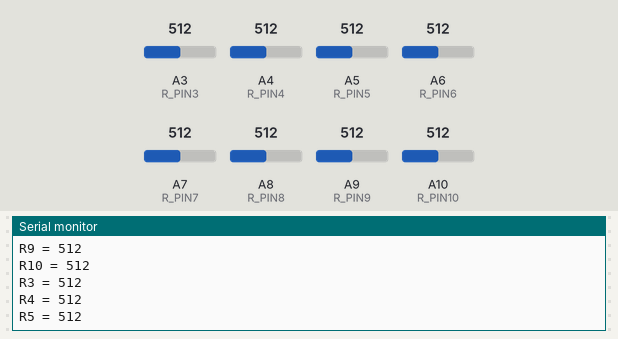
The sketch below on a simulated Arduino Mega 2560, built with avr-gcc and run on an emulated ATmega2560. Parts: the last lines printed to the serial monitor. The test bench sets the inputs (shaded band); at power-on: A3 (R_PIN3) = 512, A4 (R_PIN4) = 512, A5 (R_PIN5) = 512, A6 (R_PIN6) = 512, A7 (R_PIN7) = 512, A8 (R_PIN8) = 512, A9 (R_PIN9) = 512, A10 (R_PIN10) = 512.

Above: at 1.2 s.
1.3 s: A3 (R_PIN3) set to 716
At 1.38 s:
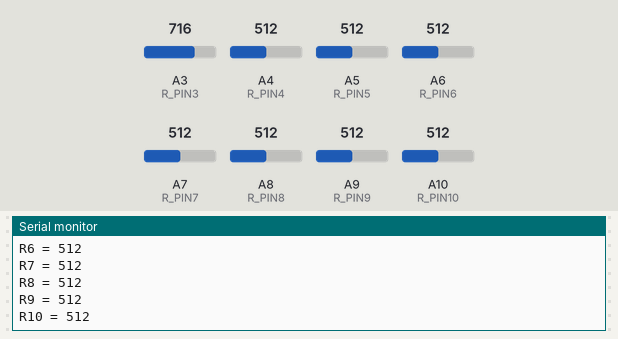
2.8 s: A4 (R_PIN4) set to 716
4.3 s: A5 (R_PIN5) set to 716
5.8 s: A6 (R_PIN6) set to 716
7.3 s: A7 (R_PIN7) set to 716
8.8 s: A8 (R_PIN8) set to 716
At 9.08 s:
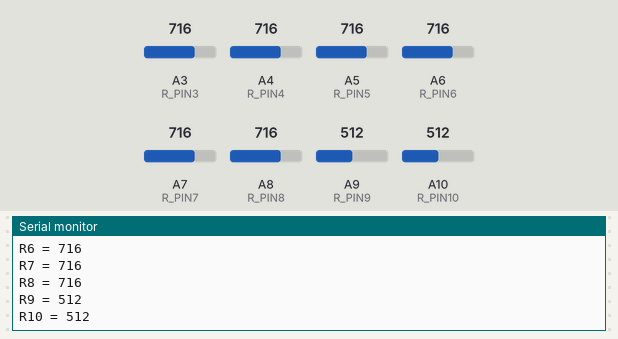
Timing chart, 0 to 11.3 s (numbered marks = the images above; inputs shaded):
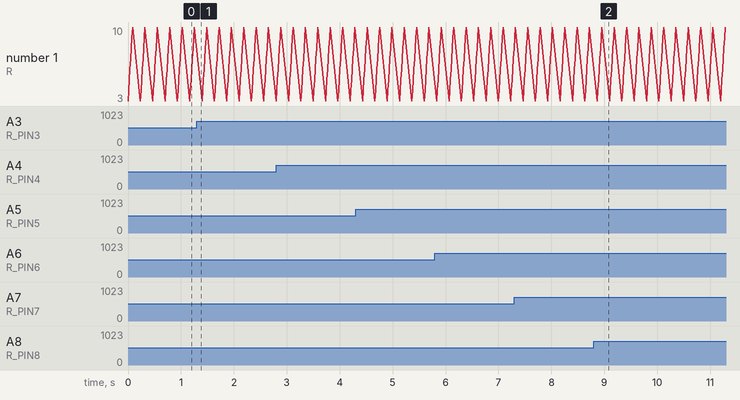

Measured:
- after the input at 8.8 s, the serial monitor: prints a new line after 0.13 s (image 2)

The sketch:

test_photoR.ino
```cpp
#define R_PIN1        A1
#define R_PIN2        A2
#define R_PIN3        A3
#define R_PIN4        A4
#define R_PIN5        A5
#define R_PIN6        A6
#define R_PIN7        A7
#define R_PIN8        A8
#define R_PIN9        A9
#define R_PIN10       A10


void setup() {
   // initialise la communication avec le PC
   Serial.begin(9600);

   // initialise les broches
   pinMode(R_PIN1, INPUT);
   pinMode(R_PIN2, INPUT);
   pinMode(R_PIN3, INPUT);
   pinMode(R_PIN4, INPUT);
   pinMode(R_PIN5, INPUT);
   pinMode(R_PIN6, INPUT);
   pinMode(R_PIN7, INPUT);
   pinMode(R_PIN8, INPUT);
   pinMode(R_PIN9, INPUT);
   pinMode(R_PIN10, INPUT);
}

void loop() {
   // mesure la tension sur la broche A1


   Serial.print("R3 = ");
   Serial.println(analogRead(R_PIN3));
   Serial.println();
   Serial.print("R4 = ");
   Serial.println(analogRead(R_PIN4));
   Serial.println();
   Serial.print("R5 = ");
   Serial.println(analogRead(R_PIN5));
   Serial.println();
   Serial.print("R6 = ");
   Serial.println(analogRead(R_PIN6));
   Serial.println();
   Serial.print("R7 = ");
   Serial.println(analogRead(R_PIN7));
   Serial.println();
   Serial.print("R8 = ");
   Serial.println(analogRead(R_PIN8));
   Serial.println();
   Serial.print("R9 = ");
   Serial.println(analogRead(R_PIN9));
   Serial.println();
   Serial.print("R10 = ");
   Serial.println(analogRead(R_PIN10));
   Serial.println();

   delay(200);
}
```
